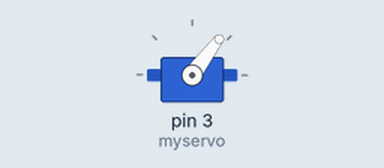
Simulated run of this sketch. Board: Arduino Uno, built with avr-gcc and run on an emulated ATmega328P. Shown: servo.

Above: at 0.05 s.
At 0.65 s:
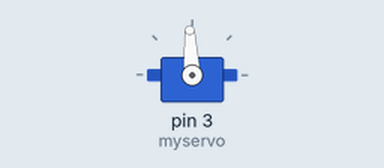
At 0.95 s:
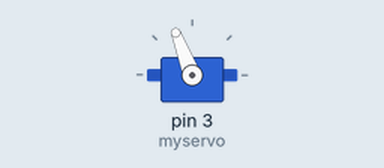
At 1.9 s:
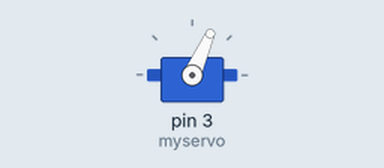
Timing chart, 0 to 6.7 s (numbered marks = the images above):
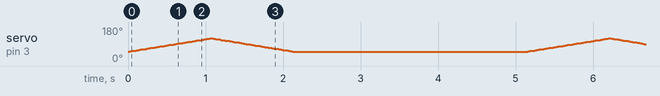

The sketch:

ServoKnob.ino
```cpp
#include <Servo.h>

Servo myservo;  // create servo object to control a servo
// twelve servo objects can be created on most boards

int pos = 0;    // variable to store the servo position

void setup() {
  myservo.attach(3,500,2500);  // attaches the servo on pin 9 to the servo object
}

void loop() {
  for (pos = 50; pos <= 120; pos += 1) { // goes from 0 degrees to 180 degrees
    // in steps of 1 degree
    myservo.write(pos);              // tell servo to go to position in variable 'pos'
    delay(15);                       // waits 15ms for the servo to reach the position
  }
  for (pos = 120; pos >= 50; pos -= 1) { // goes from 180 degrees to 0 degrees
    myservo.write(pos);              // tell servo to go to position in variable 'pos'
    delay(15);                       // waits 15ms for the servo to reach the position
  }
  delay(3000);
}
```
